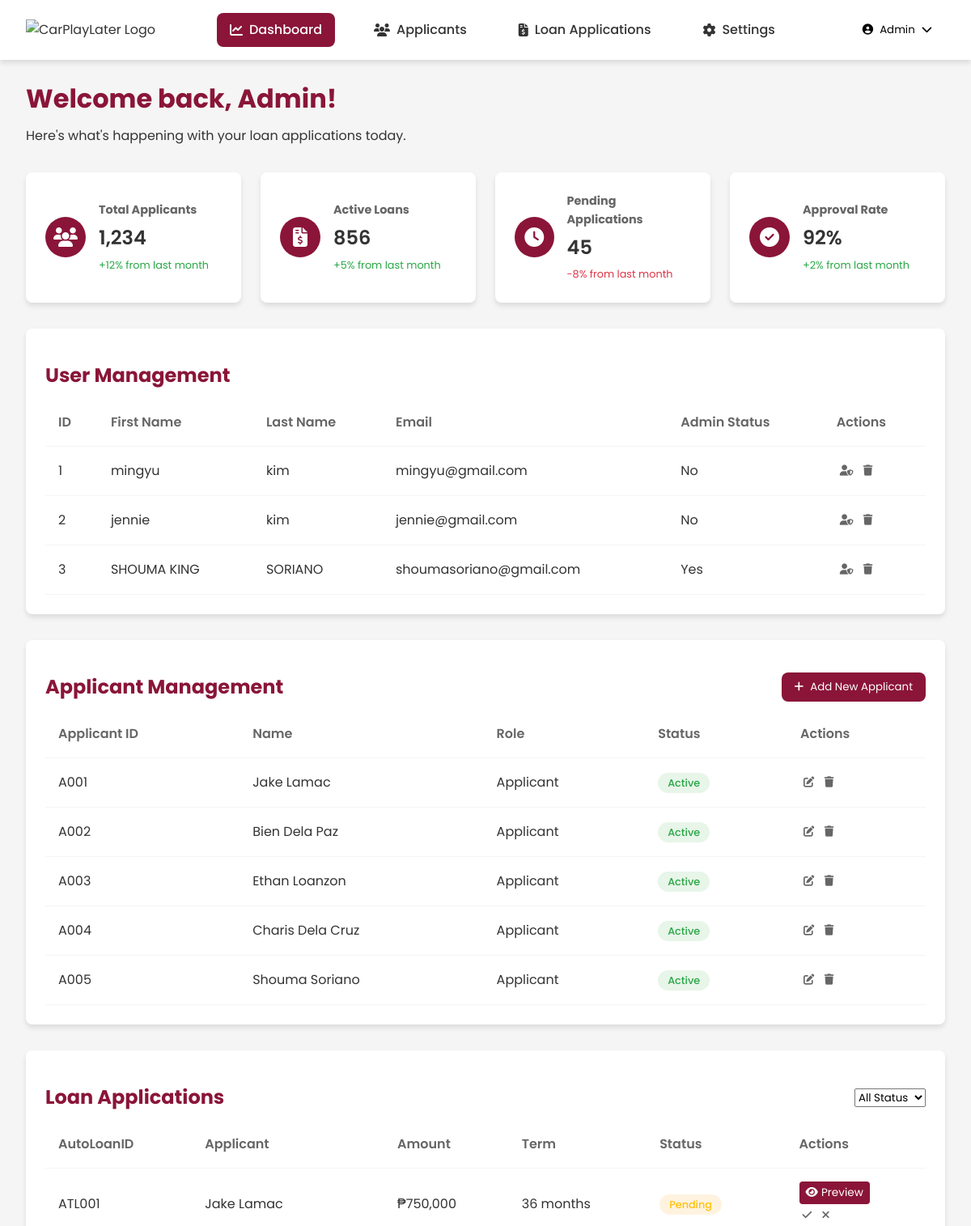
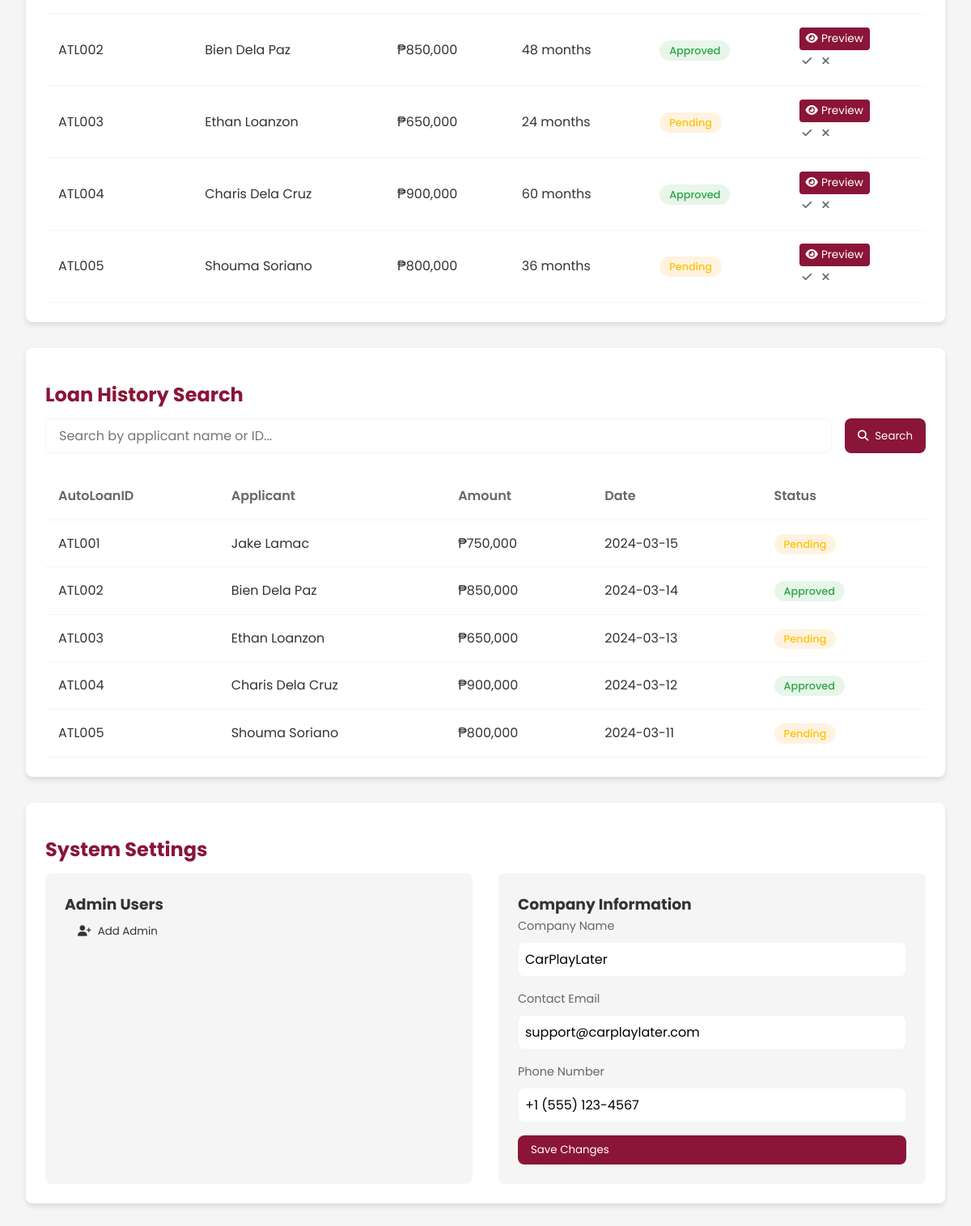
The page /admin.php (signed in) on the database its author committed (2 pictures, top to bottom).
### tables this page shows
CREATE TABLE `users` (
  `Id` int(11) NOT NULL,
  `firstName` varchar(50) NOT NULL,
  `lastName` varchar(50) NOT NULL,
  `email` varchar(255) NOT NULL,
  `password` varchar(50) NOT NULL,
  `is_admin` tinyint(11) NOT NULL
);

### admin.php (the view, shortened to what the rows shown need)
<?php
include 'connect.php';
$sql = "SELECT * FROM users";
$result = $conn->query($sql);
?>
<!DOCTYPE html>
<html lang="en">
<head>
    <link rel="stylesheet" href="https://cdnjs.cloudflare.com/ajax/libs/font-awesome/6.7.2/css/all.min.css">
    <link rel="stylesheet" href="styles/admin.css">
</head>
<body>
    <main class="main-content">
        <section class="welcome-section">
            <h1>Welcome back, Admin!</h1>
        </section>
        <div class="dashboard-grid">
            <section class="dashboard-section" id="users">
                <div class="section-header">
                    <h2>User Management</h2>
                </div>
                <div class="table-container">
                    <table class="data-table">
                        <thead>
                            <tr>
                                <th>ID</th>
                                <th>First Name</th>
                                <th>Last Name</th>
                                <th>Email</th>
                                <th>Admin Status</th>
                                <th>Actions</th>
                            </tr>
                        </thead>
                        <tbody>
                            <?php
                            if ($result->num_rows > 0) {
                                while($row = $result->fetch_assoc()) {
                                    echo "<tr>";
                                    echo "<td>" . $row['Id'] . "</td>";
                                    echo "<td>" . $row['firstName'] . "</td>";
                                    echo "<td>" . $row['lastName'] . "</td>";
                                    echo "<td>" . $row['email'] . "</td>";
                                    echo "<td>" . ($row['is_admin'] ? 'Yes' : 'No') . "</td>";
                                    echo "<td>
                                            <button class='btn-icon' onclick='toggleAdmin(" . $row['Id'] . ", " . $row['is_admin'] . ")'><i class='fas fa-user-shield'></i></button>
                                            <button class='btn-icon' onclick='deleteUser(" . $row['Id'] . ")'><i class='fas fa-trash'></i></button>
                                          </td>";
                                    echo "</tr>";
                                }
                            }
                            ?>
                        </tbody>
                    </table>
                </div>
            </section>
            <section class="dashboard-section" id="applicants">
                <div class="section-header">
                    <h2>Applicant Management</h2>
                </div>
                <div class="table-container">
                    <table class="data-table">
                        <thead>
                            <tr>
                                <th>Applicant ID</th>
                                <th>Name</th>
                                <th>Role</th>
                                <th>Status</th>
                                <th>Actions</th>
                            </tr>
                        </thead>
                    </table>
                </div>
            </section>
            <section class="dashboard-section" id="loans">
                <div class="section-header">
                    <h2>Loan Applications</h2>
                </div>
                <div class="table-container">
                    <table class="data-table">
                        <thead>
                            <tr>
                                <th>AutoLoanID</th>
                                <th>Applicant</th>
                                <th>Amount</th>
                                <th>Term</th>
                                <th>Status</th>
                                <th>Actions</th>
                            </tr>
                        </thead>
                    </table>
                </div>
            </section>
            <section class="dashboard-section" id="loan-history">
                <div class="section-header">
                    <h2>Loan History Search</h2>
                </div>
                <div class="table-container">
                    <table class="data-table">
                        <thead>
                            <tr>
                                <th>AutoLoanID</th>
                                <th>Applicant</th>
                                <th>Amount</th>
                                <th>Date</th>
                                <th>Status</th>
                            </tr>
                        </thead>
                    </table>
                </div>
            </section>
            <section class="dashboard-section" id="settings">
                <div class="section-header">
                    <h2>System Settings</h2>
                </div>
            </section>
        </div>
    </main>
</body>
</html>

### rows shown on the page
users: Id "1", firstName "mingyu", lastName "kim", email "mingyu@gmail.com", is_admin "No"
users: Id "2", firstName "jennie", lastName "kim", email "jennie@gmail.com", is_admin "No"
users: Id "3", firstName "SHOUMA KING", lastName "SORIANO", email "shoumasoriano@gmail.com", is_admin "Yes"
